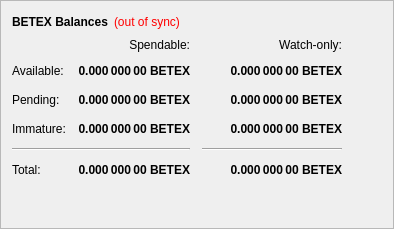
        <widget class="QFrame" name="frame">
         <property name="frameShape">
          <enum>QFrame::StyledPanel</enum>
         </property>
         <property name="frameShadow">
          <enum>QFrame::Raised</enum>
         </property>
         <layout class="QVBoxLayout" name="verticalLayout_4">
          <item>
           <layout class="QHBoxLayout" name="horizontalLayout_4">
            <item>
             <widget class="QLabel" name="label_5">
              <property name="font">
               <font>
                <weight>75</weight>
                <bold>true</bold>
               </font>
              </property>
              <property name="text">
               <string>BETEX Balances</string>
              </property>
             </widget>
            </item>
            <item>
             <widget class="QLabel" name="labelWalletStatus">
              <property name="cursor">
               <cursorShape>WhatsThisCursor</cursorShape>
              </property>
              <property name="toolTip">
               <string>The displayed information may be out of date. Your wallet automatically synchronizes with the BETEX network after a connection is established, but this process has not completed yet.</string>
              </property>
              <property name="styleSheet">
               <string notr="true">QLabel { color: red; }</string>
              </property>
              <property name="text">
               <string notr="true">(out of sync)</string>
              </property>
              <property name="alignment">
               <set>Qt::AlignLeading|Qt::AlignLeft|Qt::AlignVCenter</set>
              </property>
             </widget>
            </item>
            <item>
             <spacer name="horizontalSpacer_3">
              <property name="orientation">
               <enum>Qt::Horizontal</enum>
              </property>
              <property name="sizeHint" stdset="0">
               <size>
                <width>40</width>
                <height>20</height>
               </size>
              </property>
             </spacer>
            </item>
           </layout>
          </item>
          <item>
           <layout class="QGridLayout" name="gridLayout">
            <property name="spacing">
             <number>12</number>
            </property>
            <item row="2" column="2">
             <widget class="QLabel" name="labelWatchPending">
              <property name="font">
               <font>
                <weight>75</weight>
                <bold>true</bold>
               </font>
              </property>
              <property name="cursor">
               <cursorShape>IBeamCursor</cursorShape>
              </property>
              <property name="toolTip">
               <string>Unconfirmed transactions to watch-only addresses</string>
              </property>
              <property name="text">
               <string notr="true">0.000 000 00 BETEX</string>
              </property>
              <property name="alignment">
               <set>Qt::AlignRight|Qt::AlignTrailing|Qt::AlignVCenter</set>
              </property>
              <property name="textInteractionFlags">
               <set>Qt::LinksAccessibleByMouse|Qt::TextSelectableByKeyboard|Qt::TextSelectableByMouse</set>
              </property>
             </widget>
            </item>
            <item row="2" column="1">
             <widget class="QLabel" name="labelUnconfirmed">
              <property name="font">
               <font>
                <weight>75</weight>
                <bold>true</bold>
               </font>
              </property>
              <property name="cursor">
               <cursorShape>IBeamCursor</cursorShape>
              </property>
              <property name="toolTip">
               <string>Total of transactions that have yet to be confirmed, and do not yet count toward the spendable balance</string>
              </property>
              <property name="text">
               <string notr="true">0.000 000 00 BETEX</string>
              </property>
              <property name="alignment">
               <set>Qt::AlignRight|Qt::AlignTrailing|Qt::AlignVCenter</set>
              </property>
              <property name="textInteractionFlags">
               <set>Qt::LinksAccessibleByMouse|Qt::TextSelectableByKeyboard|Qt::TextSelectableByMouse</set>
              </property>
             </widget>
            </item>
            <item row="3" column="2">
             <widget class="QLabel" name="labelWatchImmature">
              <property name="font">
               <font>
                <weight>75</weight>
                <bold>true</bold>
               </font>
              </property>
              <property name="cursor">
               <cursorShape>IBeamCursor</cursorShape>
              </property>
              <property name="toolTip">
               <string>Staked or masternode rewards in watch-only addresses that has not yet matured</string>
              </property>
              <property name="text">
               <string notr="true">0.000 000 00 BETEX</string>
              </property>
              <property name="alignment">
               <set>Qt::AlignRight|Qt::AlignTrailing|Qt::AlignVCenter</set>
              </property>
              <property name="textInteractionFlags">
               <set>Qt::LinksAccessibleByMouse|Qt::TextSelectableByKeyboard|Qt::TextSelectableByMouse</set>
              </property>
             </widget>
            </item>
            <item row="4" column="0" colspan="2">
             <widget class="Line" name="lineSpendableBalance">
              <property name="orientation">
               <enum>Qt::Horizontal</enum>
              </property>
             </widget>
            </item>
            <item row="4" column="2">
             <widget class="Line" name="lineWatchBalance">
              <property name="sizePolicy">
               <sizepolicy hsizetype="Preferred" vsizetype="Fixed">
                <horstretch>0</horstretch>
                <verstretch>0</verstretch>
               </sizepolicy>
              </property>
              <property name="minimumSize">
               <size>
                <width>140</width>
                <height>0</height>
               </size>
              </property>
              <property name="orientation">
               <enum>Qt::Horizontal</enum>
              </property>
             </widget>
            </item>
            <item row="5" column="0">
             <widget class="QLabel" name="labelTotalText">
              <property name="text">
               <string>Total:</string>
              </property>
             </widget>
            </item>
            <item row="3" column="1">
             <widget class="QLabel" name="labelImmature">
              <property name="font">
               <font>
                <weight>75</weight>
                <bold>true</bold>
               </font>
              </property>
              <property name="cursor">
               <cursorShape>IBeamCursor</cursorShape>
              </property>
              <property name="toolTip">
               <string>Staked or masternode rewards that has not yet matured</string>
              </property>
              <property name="text">
               <string notr="true">0.000 000 00 BETEX</string>
              </property>
              <property name="alignment">
               <set>Qt::AlignRight|Qt::AlignTrailing|Qt::AlignVCenter</set>
              </property>
              <property name="textInteractionFlags">
               <set>Qt::LinksAccessibleByMouse|Qt::TextSelectableByKeyboard|Qt::TextSelectableByMouse</set>
              </property>
             </widget>
            </item>
            <item row="2" column="3">
             <spacer name="horizontalSpacer_2">
              <property name="orientation">
               <enum>Qt::Horizontal</enum>
              </property>
              <property name="sizeHint" stdset="0">
               <size>
                <width>40</width>
                <height>20</height>
               </size>
              </property>
             </spacer>
            </item>
            <item row="3" column="0">
             <widget class="QLabel" name="labelImmatureText">
              <property name="text">
               <string>Immature:</string>
              </property>
             </widget>
            </item>
            <item row="5" column="1">
             <widget class="QLabel" name="labelTotal">
              <property name="font">
               <font>
                <weight>75</weight>
                <bold>true</bold>
               </font>
              </property>
              <property name="cursor">
               <cursorShape>IBeamCursor</cursorShape>
              </property>
              <property name="toolTip">
               <string>Your current total balance</string>
              </property>
              <property name="text">
               <string notr="true">0.000 000 00 BETEX</string>
              </property>
              <property name="alignment">
               <set>Qt::AlignRight|Qt::AlignTrailing|Qt::AlignVCenter</set>
              </property>
              <property name="textInteractionFlags">
               <set>Qt::LinksAccessibleByMouse|Qt::TextSelectableByKeyboard|Qt::TextSelectableByMouse</set>
              </property>
             </widget>
            </item>
            <item row="5" column="2">
             <widget class="QLabel" name="labelWatchTotal">
              <property name="font">
               <font>
                <weight>75</weight>
                <bold>true</bold>
               </font>
              </property>
              <property name="cursor">
               <cursorShape>IBeamCursor</cursorShape>
              </property>
              <property name="toolTip">
               <string>Current total balance in watch-only addresses</string>
              </property>
              <property name="text">
               <string notr="true">0.000 000 00 BETEX</string>
              </property>
              <property name="alignment">
               <set>Qt::AlignRight|Qt::AlignTrailing|Qt::AlignVCenter</set>
              </property>
              <property name="textInteractionFlags">
               <set>Qt::LinksAccessibleByMouse|Qt::TextSelectableByKeyboard|Qt::TextSelectableByMouse</set>
              </property>
             </widget>
            </item>
            <item row="0" column="2">
             <widget class="QLabel" name="labelWatchonly">
              <property name="text">
               <string>Watch-only:</string>
              </property>
              <property name="alignment">
               <set>Qt::AlignRight|Qt::AlignTrailing|Qt::AlignVCenter</set>
              </property>
             </widget>
            </item>
            <item row="1" column="0">
             <widget class="QLabel" name="labelBalanceText">
              <property name="text">
               <string>Available:</string>
              </property>
             </widget>
            </item>
            <item row="1" column="1">
             <widget class="QLabel" name="labelBalance">
              <property name="font">
               <font>
                <weight>75</weight>
                <bold>true</bold>
               </font>
              </property>
              <property name="cursor">
               <cursorShape>IBeamCursor</cursorShape>
              </property>
              <property name="toolTip">
               <string>Your current spendable balance</string>
              </property>
              <property name="text">
               <string notr="true">0.000 000 00 BETEX</string>
              </property>
              <property name="alignment">
               <set>Qt::AlignRight|Qt::AlignTrailing|Qt::AlignVCenter</set>
              </property>
              <property name="textInteractionFlags">
               <set>Qt::LinksAccessibleByMouse|Qt::TextSelectableByKeyboard|Qt::TextSelectableByMouse</set>
              </property>
             </widget>
            </item>
            <item row="1" column="2">
             <widget class="QLabel" name="labelWatchAvailable">
              <property name="font">
               <font>
                <weight>75</weight>
                <bold>true</bold>
               </font>
              </property>
              <property name="cursor">
               <cursorShape>IBeamCursor</cursorShape>
              </property>
              <property name="toolTip">
               <string>Your current balance in watch-only addresses</string>
              </property>
              <property name="text">
               <string notr="true">0.000 000 00 BETEX</string>
              </property>
              <property name="alignment">
               <set>Qt::AlignRight|Qt::AlignTrailing|Qt::AlignVCenter</set>
              </property>
              <property name="textInteractionFlags">
               <set>Qt::LinksAccessibleByMouse|Qt::TextSelectableByKeyboard|Qt::TextSelectableByMouse</set>
              </property>
             </widget>
            </item>
            <item row="2" column="0">
             <widget class="QLabel" name="labelPendingText">
              <property name="text">
               <string>Pending:</string>
              </property>
             </widget>
            </item>
            <item row="0" column="1">
             <widget class="QLabel" name="labelSpendable">
              <property name="text">
               <string>Spendable:</string>
              </property>
              <property name="alignment">
               <set>Qt::AlignRight|Qt::AlignTrailing|Qt::AlignVCenter</set>
              </property>
             </widget>
            </item>
           </layout>
          </item>
          <item>
           <spacer name="verticalSpacer_4">
            <property name="orientation">
             <enum>Qt::Vertical</enum>
            </property>
            <property name="sizeHint" stdset="0">
             <size>
              <width>20</width>
              <height>40</height>
             </size>
            </property>
           </spacer>
          </item>
         </layout>
        </widget>
